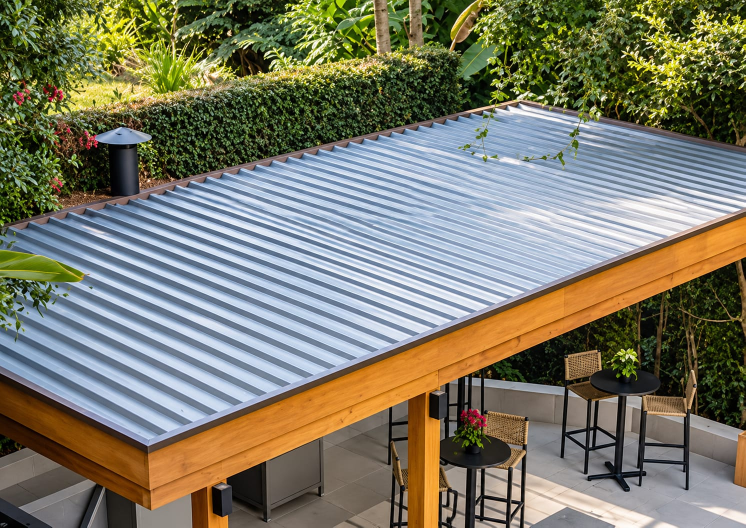
#> input picture src/assets/img/coberturas.jpg, 1491 x 1055 px (shown at 1/2 size); its folder holds 4 pictures in this run; the run also reads 1 picture not shown here
$ python fundo-branco.py
#> lines starting #> are read from the running program, lines starting #| are printed output that depends on the picture
"""Lista as imagens com fundo branco (cantos e bordas brancos) em src/assets/img.

O site usa a lista (src/data/fundoBranco.json) para deixar branco o espaço em volta dessas imagens,
em vez do bege, para a imagem não aparecer como um retângulo branco sobre o bege.

Rodar depois de acrescentar imagens:  python ferramentas/fundo-branco.py
"""
import glob
import json
import os

from PIL import Image

RAIZ = os.path.join(os.path.dirname(os.path.abspath(__file__)), '..')


def fundo_branco(caminho: str) -> bool:
    try:
        im = Image.open(caminho).convert('RGBA')
    except Exception:
        return False
    w, h = im.size
#> w = 1491; h = 1055
    pontos = [(2, 2), (w - 3, 2), (2, h - 3), (w - 3, h - 3), (w // 2, 2), (w // 2, h - 3), (2, h // 2), (w - 3, h // 2)]
    for p in pontos:
        r, g, b, a = im.getpixel(p)
        if a > 10 and min(r, g, b) < 245:
            return False
#> this loop made 1 pass
#> (r, g, b, a) on pass 1: (21, 38, 0, 255)
#> call 2 of fundo_branco, with caminho = 'ferramentas/../src/assets/img/decks.jpg'
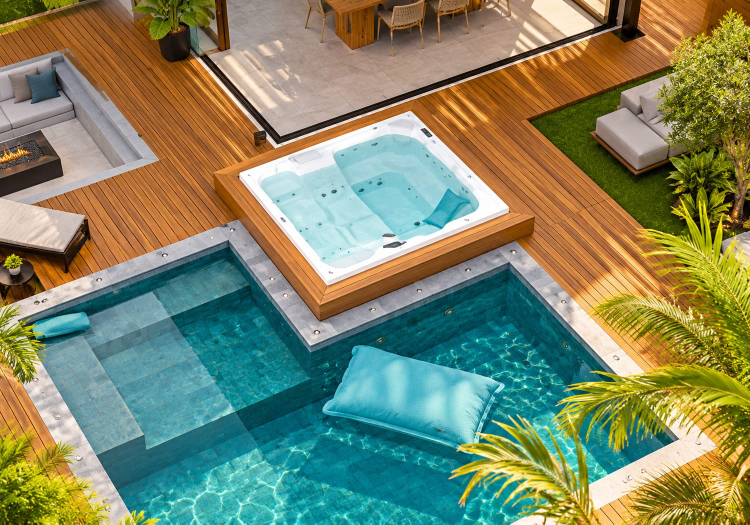
#> input picture src/assets/img/decks.jpg, 1500 x 1049 px (shown at 1/2 size)
#> this loop made 1 pass
#> (r, g, b, a) on pass 1: (86, 95, 14, 255)
#> this loop made 1 pass
#> (r, g, b, a) on pass 1: (89, 100, 4, 255)
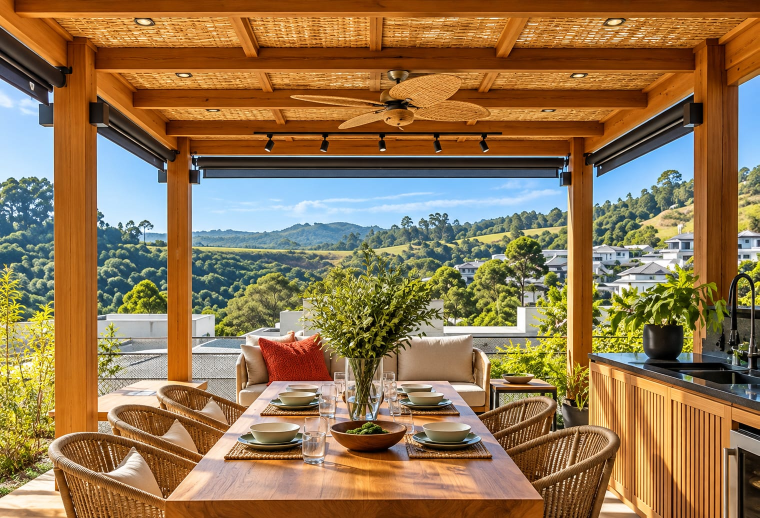
#> input picture src/assets/img/forro-de-bambu.jpg, 1519 x 1036 px (shown at 1/2 size)
#> this loop made 1 pass
#> (r, g, b, a) on pass 1: (200, 108, 25, 255)
    return True


lista = sorted(
    os.path.basename(f)
    for f in glob.glob(os.path.join(RAIZ, 'src', 'assets', 'img', '**', '*.*'), recursive=True)
    if f.lower().endswith(('.jpg', '.jpeg', '.png', '.webp', '.avif')) and fundo_branco(f)
)
with open(os.path.join(RAIZ, 'src', 'data', 'fundoBranco.json'), 'w', encoding='utf-8') as arq:
    json.dump(lista, arq, ensure_ascii=False, indent=1)
print(len(lista), 'imagens com fundo branco')
